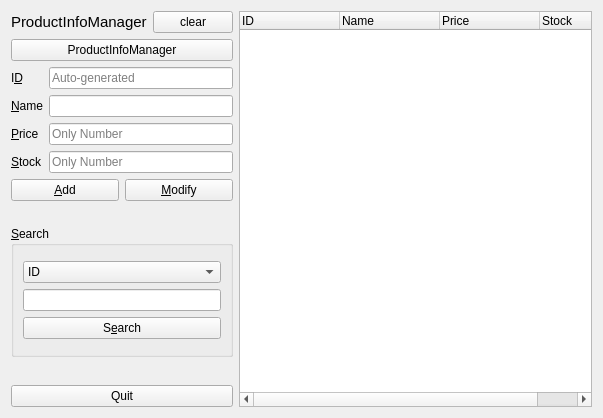
<?xml version="1.0" encoding="UTF-8"?>
<ui version="4.0">
 <class>ProductManagerForm</class>
 <widget class="QWidget" name="ProductManagerForm">
  <property name="geometry">
   <rect>
    <x>0</x>
    <y>0</y>
    <width>603</width>
    <height>418</height>
   </rect>
  </property>
  <property name="windowTitle">
   <string>Client Info</string>
  </property>
  <layout class="QHBoxLayout" name="horizontalLayout_3">
   <item>
    <layout class="QHBoxLayout" name="horizontalLayout" stretch="2,6">
     <item>
      <layout class="QVBoxLayout" name="verticalLayout_4" stretch="1,0,7,6,1,0">
       <item>
        <layout class="QHBoxLayout" name="horizontalLayout_2">
         <item>
          <widget class="QLabel" name="label">
           <property name="font">
            <font>
             <pointsize>11</pointsize>
            </font>
           </property>
           <property name="text">
            <string>ProductInfoManager</string>
           </property>
          </widget>
         </item>
         <item>
          <widget class="QPushButton" name="clearbutton">
           <property name="sizePolicy">
            <sizepolicy hsizetype="Fixed" vsizetype="Fixed">
             <horstretch>0</horstretch>
             <verstretch>0</verstretch>
            </sizepolicy>
           </property>
           <property name="text">
            <string>clear</string>
           </property>
           <property name="icon">
            <iconset>
             <normaloff>:/images/erase.png</normaloff>:/images/erase.png</iconset>
           </property>
           <property name="iconSize">
            <size>
             <width>40</width>
             <height>20</height>
            </size>
           </property>
          </widget>
         </item>
        </layout>
       </item>
       <item>
        <widget class="QPushButton" name="ProductManagement">
         <property name="text">
          <string>ProductInfoManager</string>
         </property>
        </widget>
       </item>
       <item>
        <layout class="QFormLayout" name="clientFormLayout">
         <item row="0" column="0">
          <widget class="QLabel" name="idLabel">
           <property name="text">
            <string>I&amp;D</string>
           </property>
           <property name="buddy">
            <cstring>idLineEdit</cstring>
           </property>
          </widget>
         </item>
         <item row="0" column="1">
          <widget class="QLineEdit" name="idLineEdit">
           <property name="readOnly">
            <bool>true</bool>
           </property>
           <property name="placeholderText">
            <string>Auto-generated</string>
           </property>
          </widget>
         </item>
         <item row="1" column="0">
          <widget class="QLabel" name="nameLabel">
           <property name="text">
            <string>&amp;Name</string>
           </property>
           <property name="buddy">
            <cstring>nameLineEdit</cstring>
           </property>
          </widget>
         </item>
         <item row="1" column="1">
          <widget class="QLineEdit" name="nameLineEdit"/>
         </item>
         <item row="2" column="0">
          <widget class="QLabel" name="priceLabel">
           <property name="text">
            <string>&amp;Price</string>
           </property>
           <property name="buddy">
            <cstring>priceLineEdit</cstring>
           </property>
          </widget>
         </item>
         <item row="2" column="1">
          <widget class="QLineEdit" name="priceLineEdit">
           <property name="placeholderText">
            <string>Only Number</string>
           </property>
          </widget>
         </item>
         <item row="3" column="0">
          <widget class="QLabel" name="stockLabel">
           <property name="text">
            <string>&amp;Stock</string>
           </property>
           <property name="buddy">
            <cstring>stockLineEdit</cstring>
           </property>
          </widget>
         </item>
         <item row="3" column="1">
          <widget class="QLineEdit" name="stockLineEdit">
           <property name="placeholderText">
            <string>Only Number</string>
           </property>
          </widget>
         </item>
         <item row="4" column="0" colspan="2">
          <layout class="QHBoxLayout" name="addHorizontalLayout">
           <item>
            <widget class="QPushButton" name="addPushButton">
             <property name="text">
              <string>&amp;Add</string>
             </property>
            </widget>
           </item>
           <item>
            <widget class="QPushButton" name="modifyPushButton">
             <property name="text">
              <string>&amp;Modify</string>
             </property>
            </widget>
           </item>
          </layout>
         </item>
        </layout>
       </item>
       <item>
        <widget class="QGroupBox" name="groupBox">
         <property name="title">
          <string>&amp;Search</string>
         </property>
         <layout class="QVBoxLayout" name="verticalLayout">
          <item>
           <layout class="QVBoxLayout" name="verticalLayout_2">
            <item>
             <widget class="QComboBox" name="searchComboBox">
              <item>
               <property name="text">
                <string>ID</string>
               </property>
              </item>
              <item>
               <property name="text">
                <string>Name</string>
               </property>
              </item>
              <item>
               <property name="text">
                <string>Price</string>
               </property>
              </item>
              <item>
               <property name="text">
                <string>Stock</string>
               </property>
              </item>
             </widget>
            </item>
            <item>
             <widget class="QLineEdit" name="searchLineEdit"/>
            </item>
            <item>
             <widget class="QPushButton" name="searchPushButton">
              <property name="text">
               <string>S&amp;earch</string>
              </property>
             </widget>
            </item>
           </layout>
          </item>
         </layout>
        </widget>
       </item>
       <item>
        <spacer name="verticalSpacer_2">
         <property name="orientation">
          <enum>Qt::Vertical</enum>
         </property>
         <property name="sizeHint" stdset="0">
          <size>
           <width>20</width>
           <height>17</height>
          </size>
         </property>
        </spacer>
       </item>
       <item>
        <widget class="QPushButton" name="pushButton">
         <property name="text">
          <string>Quit</string>
         </property>
        </widget>
       </item>
      </layout>
     </item>
     <item>
      <layout class="QVBoxLayout" name="verticalLayout_3">
       <item>
        <widget class="QTreeWidget" name="treeWidget">
         <property name="rootIsDecorated">
          <bool>false</bool>
         </property>
         <column>
          <property name="text">
           <string>ID</string>
          </property>
         </column>
         <column>
          <property name="text">
           <string>Name</string>
          </property>
         </column>
         <column>
          <property name="text">
           <string>Price</string>
          </property>
         </column>
         <column>
          <property name="text">
           <string>Stock</string>
          </property>
         </column>
        </widget>
       </item>
      </layout>
     </item>
    </layout>
   </item>
  </layout>
 </widget>
 <resources/>
 <connections/>
</ui>
